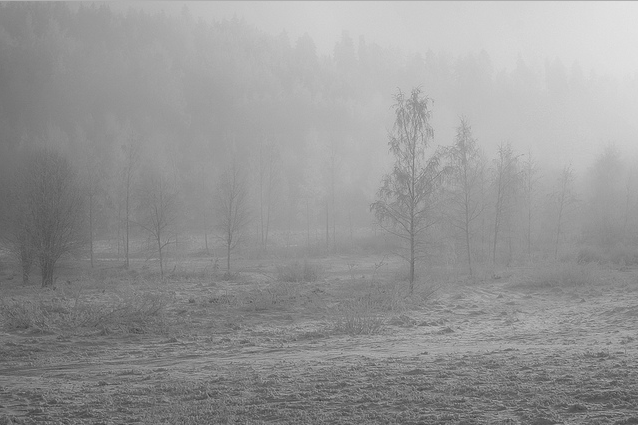
#> input picture images/tree.png, 638 x 425 px
$ python negativeImg.py
#> lines starting #> are read from the running program, lines starting #| are printed output that depends on the picture
import cv2 as cv

original_image = cv.imread('../images/tree.png')
#> original_image is the input picture: shape (425, 638, 3); min 49, max 228, mean 149.9

negative_image = original_image.copy()

negative_image = 255 - original_image
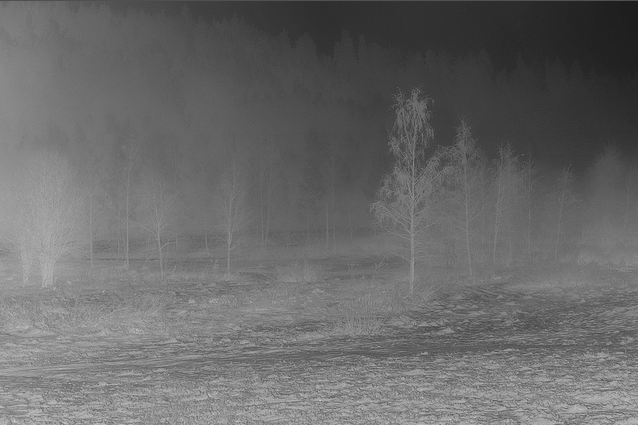
#> negative_image: shape (425, 638, 3); min 27, max 206, mean 105.1

for i in range(original_image.shape[0]):
  for j in range(original_image.shape[1]):
    r, g, b = original_image[i][j]
    negative_image[i][j] = 255 - original_image[i][j]


cv.imshow("grayscale image", original_image)

cv.imshow("negative image", negative_image)

cv.waitKey(0)

$ run again, with images/birds.jpg saved as images/tree.png
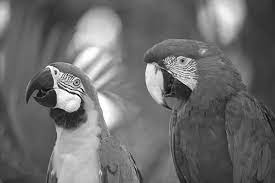
#> input picture images/birds.jpg, 275 x 183 px
#> original_image is the input picture: shape (183, 275, 3); min 0, max 255, mean 109
#> `negative_image = 255 - original_image`:
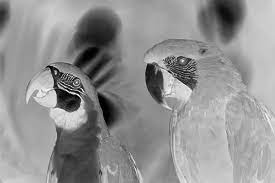
#> negative_image: shape (183, 275, 3); min 0, max 255, mean 146
